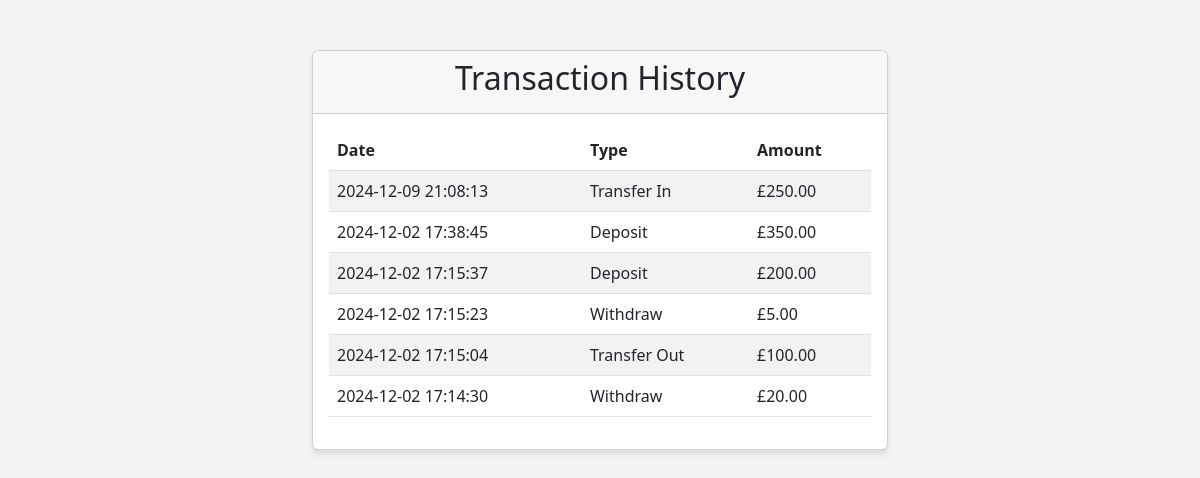
The app's page /transactions (signed in) with its own data.
### app.py (models this page shows)
class Transaction(db.Model):
    id = db.Column(db.Integer, primary_key=True)  # Unique transaction identifier
    user_id = db.Column(db.Integer, db.ForeignKey('user.id'), nullable=False)  # Link to user
    type = db.Column(db.String(10), nullable=False)  # Transaction type (deposit/withdraw/transfer)
    amount = db.Column(db.Float, nullable=False)  # Transaction amount
    timestamp = db.Column(db.DateTime, default=datetime.utcnow)  # When transaction occurred

### app.py (the view)
@app.route('/transactions')
def transactions():
    if 'user_id' not in session:
        return redirect(url_for('login'))
    user = User.query.get(session['user_id'])
    transactions = Transaction.query.filter_by(user_id=user.id).order_by(Transaction.timestamp.desc()).all()
    return render_template('transactions.html', transactions=transactions)

### templates/transactions.html
{% extends "base.html" %}
{% block content %}
<div class="card">
    <div class="card-header text-center">
        <h2>Transaction History</h2>
    </div>
    <div class="card-body">
        <table class="table table-striped">
            <thead>
                <tr>
                    <th>Date</th>
                    <th>Type</th>
                    <th>Amount</th>
                </tr>
            </thead>
            <tbody>
                {% for transaction in transactions %}
                <tr>
                    <td>{{ transaction.timestamp.strftime('%Y-%m-%d %H:%M:%S') }}</td>
                    <td>{{ transaction.type.replace('_', ' ').title() }}</td>
                    <td>£{{ "%.2f"|format(transaction.amount) }}</td>
                </tr>
                {% endfor %}
            </tbody>
        </table>
    </div>
</div>
{% endblock %}

### templates/base.html (style rules this page uses)
body { background-color: #f4f4f4; }
.card { box-shadow: 0 4px 6px rgba(0,0,0,0.1); }

### records on screen
Transaction: amount "250.00"
Transaction: amount "350.00"
Transaction: amount "200.00"
Transaction: amount "5.00"
Transaction: amount "100.00"
Transaction: amount "20.00"
